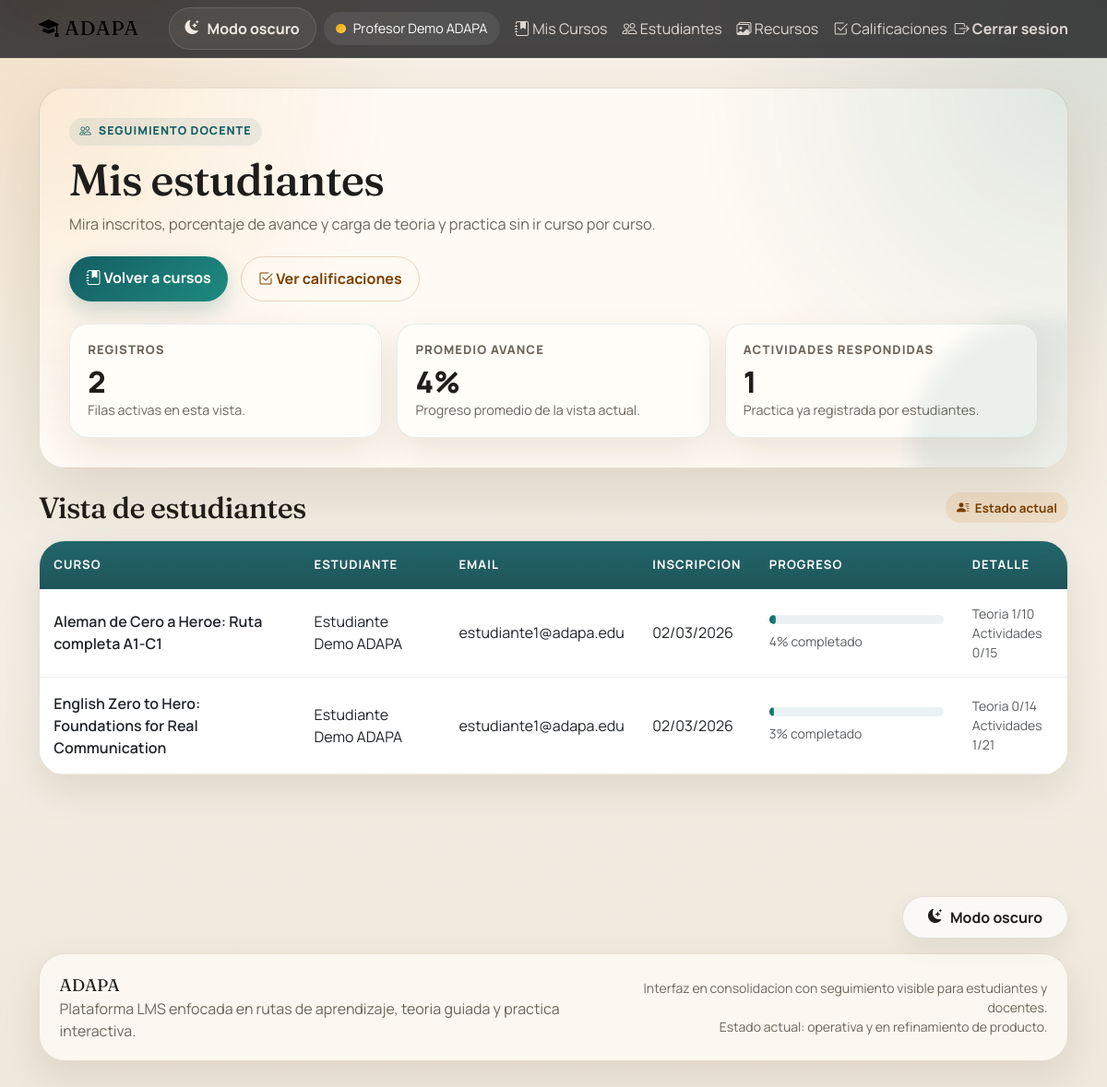
The app's page /profesor/estudiantes (signed in) with its own data.
### tables this page shows
CREATE TABLE `cursos` (
  `id` int(11) NOT NULL AUTO_INCREMENT,
  `instancia_id` int(11) NOT NULL,
  `plantilla_pensum_id` int(11) DEFAULT NULL,
  `creado_por` int(11) NOT NULL,
  `titulo` varchar(255) NOT NULL,
  `descripcion` text DEFAULT NULL,
  `idioma` enum('ingles','frances','aleman') NOT NULL,
  `idioma_objetivo` varchar(32) DEFAULT NULL,
  `idioma_ensenanza` varchar(32) NOT NULL DEFAULT 'espanol',
  `portada_media_id` int(11) DEFAULT NULL,
  `nivel_cefr_desde` enum('A1','A2','B1','B2','C1','C2') DEFAULT NULL,
  `nivel_cefr_hasta` enum('A1','A2','B1','B2','C1','C2') DEFAULT NULL,
  `nivel_cefr` enum('A1','A2','B1','B2','C1','C2') NOT NULL,
  `modalidad` enum('perpetuo','ciclo') NOT NULL,
  `fecha_inicio` date DEFAULT NULL,
  `fecha_fin` date DEFAULT NULL,
  `duracion_semanas` int(11) DEFAULT NULL,
  `es_publico` tinyint(1) NOT NULL DEFAULT 0,
  `requiere_codigo` tinyint(1) NOT NULL DEFAULT 0,
  `codigo_acceso` varchar(255) DEFAULT NULL,
  `tipo_codigo` enum('unico_curso','por_estudiante','combo_grupo') DEFAULT NULL,
  `inscripcion_abierta` tinyint(1) NOT NULL DEFAULT 1,
  `fecha_cierre_inscripcion` date DEFAULT NULL,
  `max_estudiantes` int(11) NOT NULL DEFAULT 0,
  `estado` enum('preparacion','activo','pausado','finalizado','archivado') NOT NULL DEFAULT 'preparacion',
  `notificar_profesor_completada` tinyint(1) NOT NULL DEFAULT 1,
  `notificar_profesor_atascado` tinyint(1) NOT NULL DEFAULT 1,
  `fecha_creacion` timestamp NOT NULL DEFAULT current_timestamp(),
  `fecha_modificacion` timestamp NOT NULL DEFAULT current_timestamp() ON UPDATE current_timestamp(),
  PRIMARY KEY (`id`),
  KEY `instancia_id` (`instancia_id`),
  KEY `plantilla_pensum_id` (`plantilla_pensum_id`),
  KEY `creado_por` (`creado_por`),
  KEY `estado` (`estado`),
  KEY `idioma_nivel` (`idioma`,`nivel_cefr`),
  KEY `idx_cursos_publicos` (`es_publico`,`estado`),
  KEY `fk_cursos_portada_media` (`portada_media_id`),
  CONSTRAINT `cursos_ibfk_1` FOREIGN KEY (`instancia_id`) REFERENCES `instancias` (`id`),
  CONSTRAINT `cursos_ibfk_2` FOREIGN KEY (`plantilla_pensum_id`) REFERENCES `plantillas_pensum` (`id`),
  CONSTRAINT `cursos_ibfk_3` FOREIGN KEY (`creado_por`) REFERENCES `usuarios` (`id`),
  CONSTRAINT `fk_cursos_portada_media` FOREIGN KEY (`portada_media_id`) REFERENCES `media_recursos` (`id`) ON DELETE SET NULL
);

CREATE TABLE `usuarios` (
  `id` int(11) NOT NULL AUTO_INCREMENT,
  `instancia_id` int(11) NOT NULL,
  `email` varchar(255) NOT NULL,
  `password_hash` varchar(255) NOT NULL,
  `nombre` varchar(255) NOT NULL,
  `apellido` varchar(255) NOT NULL,
  `es_estudiante` tinyint(1) NOT NULL DEFAULT 0,
  `es_profesor` tinyint(1) NOT NULL DEFAULT 0,
  `es_admin_institucion` tinyint(1) NOT NULL DEFAULT 0,
  `billing_plan` enum('free','paid','lifetime') NOT NULL DEFAULT 'free',
  `is_official` tinyint(1) NOT NULL DEFAULT 0,
  `vista_default` enum('creador','estudiante') NOT NULL DEFAULT 'estudiante',
  `es_menor` tinyint(1) NOT NULL DEFAULT 0,
  `tutor_nombre` varchar(255) DEFAULT NULL,
  `tutor_email` varchar(255) DEFAULT NULL,
  `autorizacion_tutor_fecha` timestamp NULL DEFAULT NULL,
  `activo` tinyint(1) NOT NULL DEFAULT 1,
  `email_verificado` tinyint(1) NOT NULL DEFAULT 0,
  `ultimo_acceso` timestamp NULL DEFAULT NULL,
  `intentos_fallidos` int(11) NOT NULL DEFAULT 0,
  `creado_por` int(11) DEFAULT NULL,
  `creado_en` timestamp NOT NULL DEFAULT current_timestamp(),
  `modificado_en` timestamp NOT NULL DEFAULT current_timestamp() ON UPDATE current_timestamp(),
  PRIMARY KEY (`id`),
  UNIQUE KEY `email` (`email`),
  KEY `instancia_id` (`instancia_id`),
  CONSTRAINT `usuarios_ibfk_1` FOREIGN KEY (`instancia_id`) REFERENCES `instancias` (`id`)
);

### views/profesor/estudiantes/index.php (the view)
<?php require_once __DIR__ . '/../../partials/header.php'; ?>
<div class="container">
    <section class="page-hero mb-4">
        <span class="eyebrow"><i class="bi bi-people"></i> Seguimiento docente</span>
        <h1 class="page-title"><?php echo htmlspecialchars($pageTitle); ?></h1>
        <p class="page-subtitle">
            Mira inscritos, porcentaje de avance y carga de teoria y practica sin ir curso por curso.
        </p>
        <div class="hero-actions">
            <a href="<?php echo url('/profesor/cursos'); ?>" class="btn btn-primary">
                <i class="bi bi-journal-bookmark-fill"></i> Volver a cursos
            </a>
            <a href="<?php echo url('/profesor/calificaciones'); ?>" class="btn btn-outline-secondary">
                <i class="bi bi-check2-square"></i> Ver calificaciones
            </a>
        </div>
        <div class="metric-grid">
            <div class="metric-card">
                <div class="metric-label">Registros</div>
                <div class="metric-value"><?php echo count($estudiantes); ?></div>
                <div class="metric-note">Filas activas en esta vista.</div>
            </div>
            <div class="metric-card">
                <div class="metric-label">Promedio avance</div>
                <div class="metric-value">
                    <?php
                    $avg = 0;
                    if (!empty($estudiantes)) {
                        $avg = (int) round(array_reduce($estudiantes, fn($carry, $item) => $carry + (int) $item->porcentaje, 0) / count($estudiantes));
                    }
                    echo $avg;
                    ?>%
                </div>
                <div class="metric-note">Progreso promedio de la vista actual.</div>
            </div>
            <div class="metric-card">
                <div class="metric-label">Actividades respondidas</div>
                <div class="metric-value"><?php echo array_reduce($estudiantes, fn($carry, $item) => $carry + (int) $item->actividades_respondidas, 0); ?></div>
                <div class="metric-note">Practica ya registrada por estudiantes.</div>
            </div>
        </div>
    </section>
    <section>
        <div class="section-title">
            <h2>Vista de estudiantes</h2>
            <span class="soft-badge"><i class="bi bi-person-lines-fill"></i> Estado actual</span>
        </div>
        <?php if (empty($estudiantes)): ?>
            <div class="panel">
                <div class="panel-body">
                    Todavia no hay estudiantes inscritos en los cursos visibles para tu cuenta.
                </div>
            </div>
        <?php else: ?>
            <div class="data-table-shell">
                <div class="table-responsive">
                    <table class="table table-hover align-middle">
                        <thead>
                            <tr>
                                <th>Curso</th>
                                <th>Estudiante</th>
                                <th>Email</th>
                                <th>Inscripcion</th>
                                <th>Progreso</th>
                                <th>Detalle</th>
                            </tr>
                        </thead>
                        <tbody>
                            <?php foreach ($estudiantes as $estudiante): ?>
                                <tr>
                                    <td>
                                        <div class="fw-semibold"><?php echo htmlspecialchars($estudiante->curso_titulo); ?></div>
                                    </td>
                                    <td><?php echo htmlspecialchars(trim($estudiante->nombre . ' ' . $estudiante->apellido)); ?></td>
                                    <td><?php echo htmlspecialchars($estudiante->email); ?></td>
                                    <td><?php echo date('d/m/Y', strtotime($estudiante->fecha_inscripcion)); ?></td>
                                    <td style="min-width: 220px;">
                                        <div class="progress mb-2" role="progressbar" aria-valuenow="<?php echo (int) $estudiante->porcentaje; ?>" aria-valuemin="0" aria-valuemax="100" style="height: 10px;">
                                            <div class="progress-bar" style="width: <?php echo (int) $estudiante->porcentaje; ?>%"></div>
                                        </div>
                                        <div class="small text-muted"><?php echo (int) $estudiante->porcentaje; ?>% completado</div>
                                    </td>
                                    <td class="small text-muted">
                                        Teoria <?php echo (int) $estudiante->teorias_leidas; ?>/<?php echo (int) $estudiante->total_teorias; ?><br>
                                        Actividades <?php echo (int) $estudiante->actividades_respondidas; ?>/<?php echo (int) $estudiante->total_actividades; ?>
                                    </td>
                                </tr>
                            <?php endforeach; ?>
                        </tbody>
                    </table>
                </div>
            </div>
        <?php endif; ?>
    </section>
</div>
<?php require_once __DIR__ . '/../../partials/footer.php'; ?>

### core/Router.php (shortened to what the rows shown need)
<?php
class Router {
    private $routes = [];
    private $basePath;
    public function __construct() {
        $this->basePath = BASE_URL;
    }
    public function add($method, $route, $controller, $action) {
        $this->routes[$method][$route] = ['controller' => $controller, 'action' => $action];
    }
    public function dispatch($uri, $method) {
        $uri = $this->removeBasePath($uri);
        foreach ($this->routes[$method] as $route => $routeInfo) {
            $pattern = preg_replace('/\{[^}]+\}/', '([^/]+)', $route);
            $pattern = '#^' . $pattern . '$#';
            if (preg_match($pattern, $uri, $matches)) {
                array_shift($matches);
                $action = $routeInfo['action'];
                $controllerInstance = new $controllerClass();
                if (method_exists($controllerInstance, $action)) {
                    call_user_func_array([$controllerInstance, $action], $matches);
                } else {
                    http_response_code(404);
                    echo "404 Method Not Found";
                }
                return;
            }
        }
    }
    private function removeBasePath($uri) {
        if (strpos($uri, $this->basePath) === 0) {
            $uri = substr($uri, strlen($this->basePath));
        }
        return $uri;
    }
}

### records on screen
cursos: titulo "Aleman de Cero a Heroe: Ruta completa A1-C1", usuarios.nombre+apellido "Estudiante Demo ADAPA", usuarios.email "estudiante1@adapa.edu", fecha_inscripcion "02/03/2026", porcentaje "4", teorias_leidas "1", total_teorias "10", actividades_respondidas "0", total_actividades "15"
cursos: titulo "English Zero to Hero: Foundations for Real Communication", usuarios.nombre+apellido "Estudiante Demo ADAPA", usuarios.email "estudiante1@adapa.edu", fecha_inscripcion "02/03/2026", porcentaje "3", teorias_leidas "0", total_teorias "14", actividades_respondidas "1", total_actividades "21"

### other values on screen
count($estudiantes) "2"
$avg "4"
